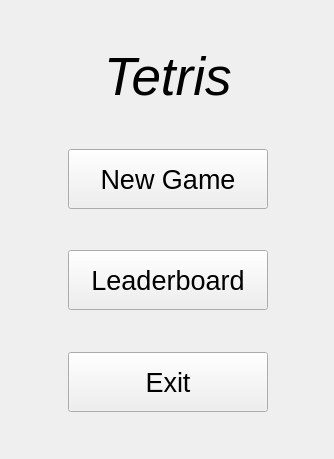
<?xml version="1.0" encoding="UTF-8"?>
<ui version="4.0">
 <class>Widget</class>
 <widget class="QWidget" name="Widget">
  <property name="geometry">
   <rect>
    <x>0</x>
    <y>0</y>
    <width>334</width>
    <height>459</height>
   </rect>
  </property>
  <property name="windowTitle">
   <string>Widget</string>
  </property>
  <layout class="QGridLayout" name="gridLayout">
   <item row="0" column="2">
    <spacer name="verticalSpacer_5">
     <property name="orientation">
      <enum>Qt::Vertical</enum>
     </property>
     <property name="sizeHint" stdset="0">
      <size>
       <width>20</width>
       <height>56</height>
      </size>
     </property>
    </spacer>
   </item>
   <item row="1" column="0" colspan="2">
    <spacer name="horizontalSpacer_7">
     <property name="orientation">
      <enum>Qt::Horizontal</enum>
     </property>
     <property name="sizeHint" stdset="0">
      <size>
       <width>166</width>
       <height>20</height>
      </size>
     </property>
    </spacer>
   </item>
   <item row="1" column="2">
    <widget class="QLabel" name="label">
     <property name="enabled">
      <bool>true</bool>
     </property>
     <property name="maximumSize">
      <size>
       <width>180</width>
       <height>16777215</height>
      </size>
     </property>
     <property name="font">
      <font>
       <pointsize>40</pointsize>
       <italic>true</italic>
      </font>
     </property>
     <property name="text">
      <string>Tetris</string>
     </property>
    </widget>
   </item>
   <item row="1" column="3" colspan="2">
    <spacer name="horizontalSpacer_8">
     <property name="orientation">
      <enum>Qt::Horizontal</enum>
     </property>
     <property name="sizeHint" stdset="0">
      <size>
       <width>164</width>
       <height>20</height>
      </size>
     </property>
    </spacer>
   </item>
   <item row="2" column="2">
    <spacer name="verticalSpacer_2">
     <property name="orientation">
      <enum>Qt::Vertical</enum>
     </property>
     <property name="sizeHint" stdset="0">
      <size>
       <width>20</width>
       <height>56</height>
      </size>
     </property>
    </spacer>
   </item>
   <item row="3" column="0">
    <spacer name="horizontalSpacer_5">
     <property name="orientation">
      <enum>Qt::Horizontal</enum>
     </property>
     <property name="sizeHint" stdset="0">
      <size>
       <width>132</width>
       <height>20</height>
      </size>
     </property>
    </spacer>
   </item>
   <item row="3" column="1" colspan="3">
    <widget class="QPushButton" name="gameButton">
     <property name="enabled">
      <bool>true</bool>
     </property>
     <property name="minimumSize">
      <size>
       <width>200</width>
       <height>60</height>
      </size>
     </property>
     <property name="font">
      <font>
       <pointsize>20</pointsize>
      </font>
     </property>
     <property name="text">
      <string>New Game</string>
     </property>
    </widget>
   </item>
   <item row="3" column="4">
    <spacer name="horizontalSpacer_6">
     <property name="orientation">
      <enum>Qt::Horizontal</enum>
     </property>
     <property name="sizeHint" stdset="0">
      <size>
       <width>131</width>
       <height>20</height>
      </size>
     </property>
    </spacer>
   </item>
   <item row="4" column="2">
    <spacer name="verticalSpacer_3">
     <property name="orientation">
      <enum>Qt::Vertical</enum>
     </property>
     <property name="sizeHint" stdset="0">
      <size>
       <width>20</width>
       <height>56</height>
      </size>
     </property>
    </spacer>
   </item>
   <item row="5" column="0">
    <spacer name="horizontalSpacer_3">
     <property name="orientation">
      <enum>Qt::Horizontal</enum>
     </property>
     <property name="sizeHint" stdset="0">
      <size>
       <width>132</width>
       <height>20</height>
      </size>
     </property>
    </spacer>
   </item>
   <item row="5" column="1" colspan="3">
    <widget class="QPushButton" name="pushButton_2">
     <property name="minimumSize">
      <size>
       <width>200</width>
       <height>60</height>
      </size>
     </property>
     <property name="font">
      <font>
       <pointsize>20</pointsize>
      </font>
     </property>
     <property name="text">
      <string>Leaderboard</string>
     </property>
    </widget>
   </item>
   <item row="5" column="4">
    <spacer name="horizontalSpacer_4">
     <property name="orientation">
      <enum>Qt::Horizontal</enum>
     </property>
     <property name="sizeHint" stdset="0">
      <size>
       <width>131</width>
       <height>20</height>
      </size>
     </property>
    </spacer>
   </item>
   <item row="6" column="2">
    <spacer name="verticalSpacer">
     <property name="orientation">
      <enum>Qt::Vertical</enum>
     </property>
     <property name="sizeHint" stdset="0">
      <size>
       <width>20</width>
       <height>56</height>
      </size>
     </property>
    </spacer>
   </item>
   <item row="7" column="0">
    <spacer name="horizontalSpacer">
     <property name="orientation">
      <enum>Qt::Horizontal</enum>
     </property>
     <property name="sizeHint" stdset="0">
      <size>
       <width>132</width>
       <height>20</height>
      </size>
     </property>
    </spacer>
   </item>
   <item row="7" column="1" colspan="3">
    <widget class="QPushButton" name="pushButton_3">
     <property name="enabled">
      <bool>true</bool>
     </property>
     <property name="minimumSize">
      <size>
       <width>200</width>
       <height>60</height>
      </size>
     </property>
     <property name="font">
      <font>
       <pointsize>20</pointsize>
      </font>
     </property>
     <property name="text">
      <string>Exit</string>
     </property>
    </widget>
   </item>
   <item row="7" column="4">
    <spacer name="horizontalSpacer_2">
     <property name="orientation">
      <enum>Qt::Horizontal</enum>
     </property>
     <property name="sizeHint" stdset="0">
      <size>
       <width>131</width>
       <height>20</height>
      </size>
     </property>
    </spacer>
   </item>
   <item row="8" column="2">
    <spacer name="verticalSpacer_4">
     <property name="orientation">
      <enum>Qt::Vertical</enum>
     </property>
     <property name="sizeHint" stdset="0">
      <size>
       <width>20</width>
       <height>56</height>
      </size>
     </property>
    </spacer>
   </item>
  </layout>
 </widget>
 <layoutdefault spacing="6" margin="11"/>
 <resources/>
 <connections>
  <connection>
   <sender>pushButton_3</sender>
   <signal>clicked()</signal>
   <receiver>Widget</receiver>
   <slot>close()</slot>
   <hints>
    <hint type="sourcelabel">
     <x>157</x>
     <y>363</y>
    </hint>
    <hint type="destinationlabel">
     <x>263</x>
     <y>506</y>
    </hint>
   </hints>
  </connection>
 </connections>
</ui>
